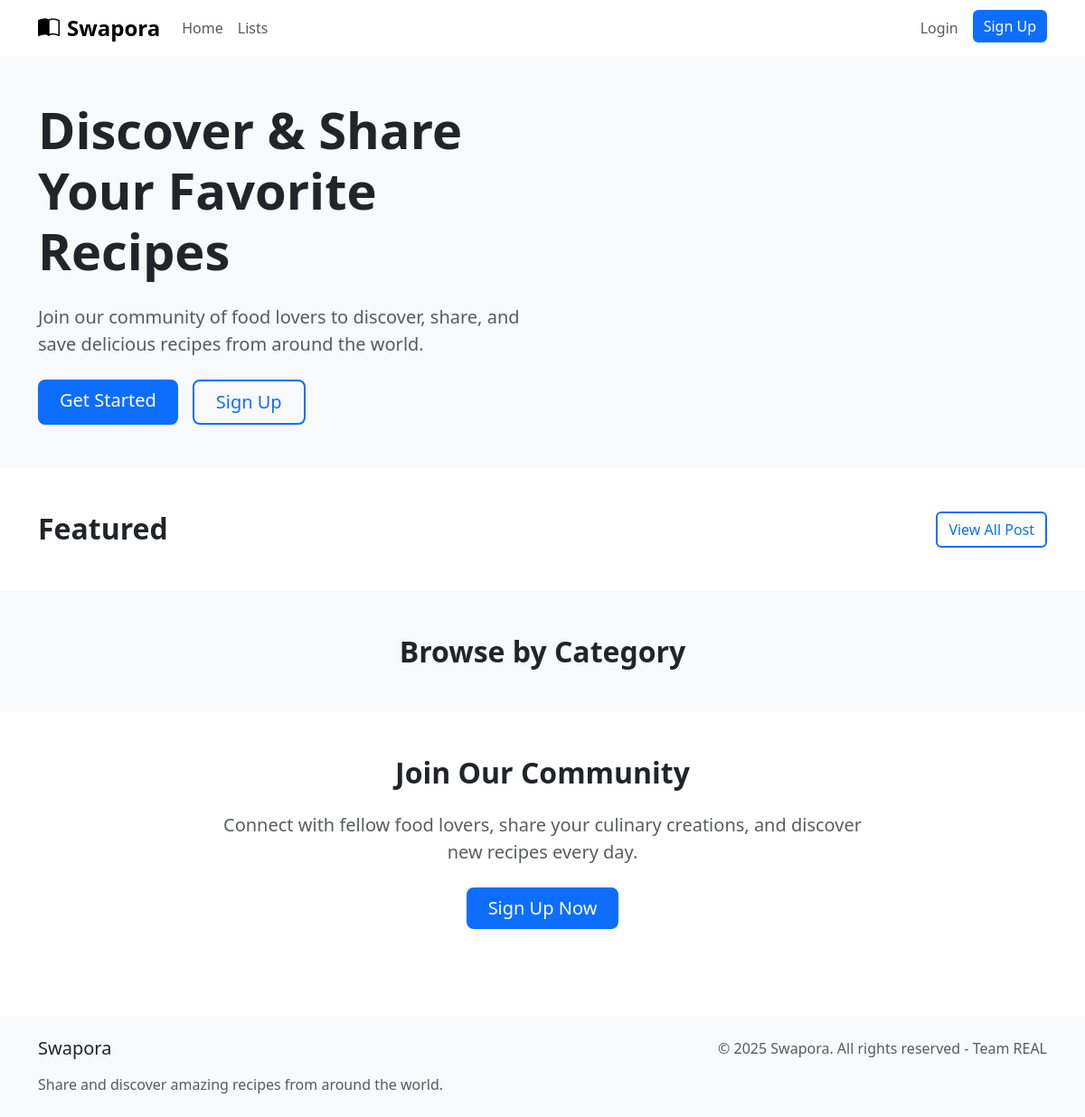
Before: / with the older database file.
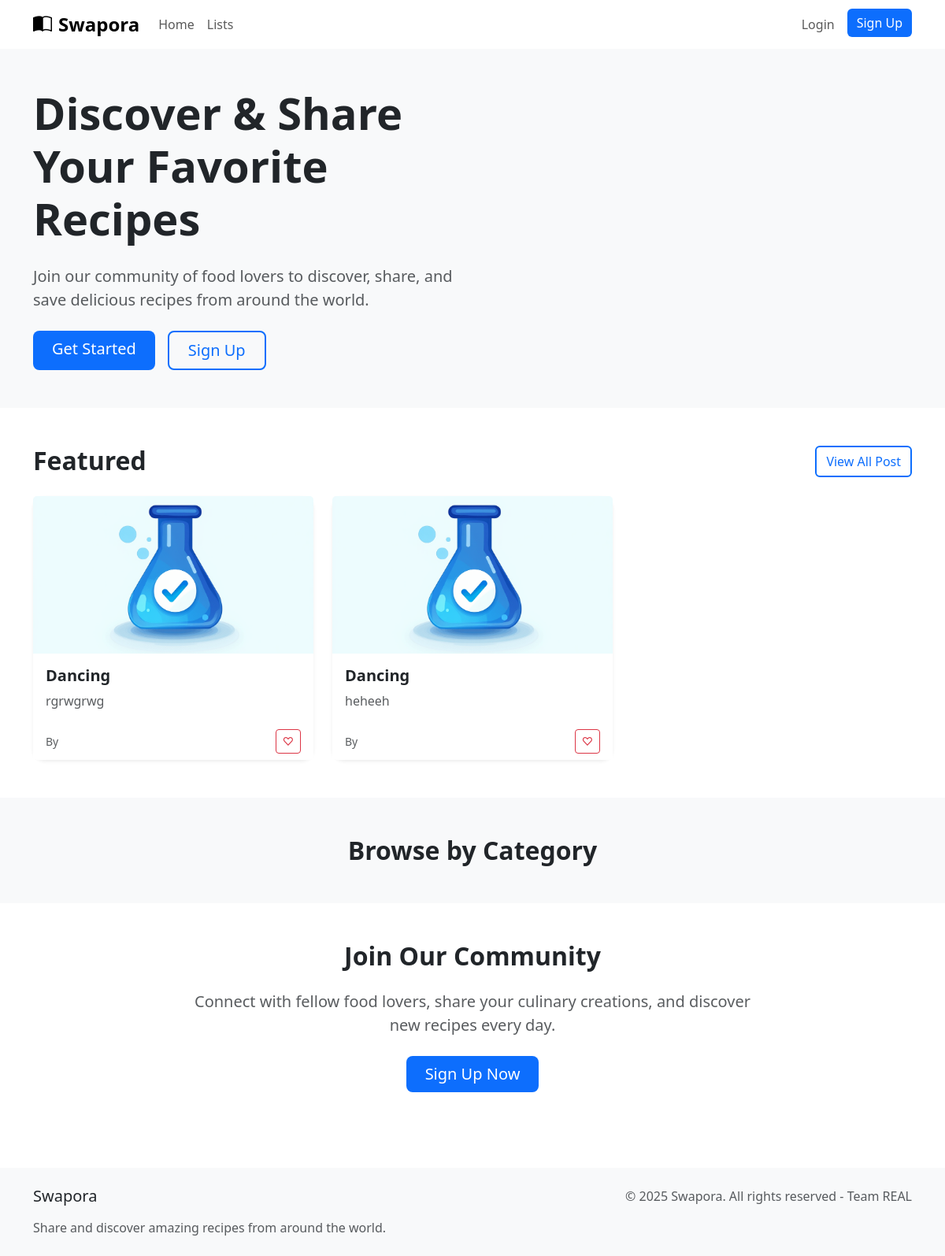
After: the same page with the newer database file.
### veggie/models.py (models this page shows)
class Recipe(models.Model):
    user = models.ForeignKey(User , on_delete=models.SET_NULL , null = True , blank = True)
    recipe_name = models.CharField(max_length=100)
    recipe_des = models.TextField()
    recipe_image = models.ImageField(upload_to = "recipes/")
    created_at = models.DateTimeField(auto_now_add=True)

### veggie/views.py (the view)
# urls.py: 2. Add a URL to urlpatterns:  path('', views.home, name='home')
def home(request):
    featured_recipes = Recipe.objects.select_related('user').order_by('-id')[:6]
    categories = Category.objects.all()
    user_favorites = []
    if request.user.is_authenticated:
        user_favorites = Recipe.objects.filter(
            favorite__user=request.user
        )
    context = {
        'featured_recipes': featured_recipes,
        'categories': categories,
        'user_favorites': user_favorites,
    }
    return render(request, 'index.html', context)

### veggie/templates/index.html (shortened to what this page needs)
{% extends 'base.html' %}
{% block start %}
<div class="hero-section position-relative mb-5">
    <div class="container py-5">
        <div class="row align-items-center min-vh-75">
            <div class="col-lg-6">
                <h1 class="display-4 fw-bold mb-4">Discover & Share Your Favorite Recipes</h1>
                <p class="lead text-muted mb-4">Join our community of food lovers to discover, share, and save delicious recipes from around the world.</p>
                {% if not request.user.is_authenticated %}
                    <div class="d-flex gap-3">
                        <a href="{% url 'login' %}" class="btn btn-primary btn-lg px-4">Get Started</a>
                        <a href="{% url 'register' %}" class="btn btn-outline-primary btn-lg px-4">Sign Up</a>
                    </div>
                {% endif %}
            </div>
        </div>
    </div>
</div>
<div class="container mb-5">
    <div class="d-flex justify-content-between align-items-center mb-4">
        <h2 class="fw-bold mb-0">Featured</h2>
        <a href="{% url 'recipes' %}" class="btn btn-outline-primary">View All Post</a>
    </div>
    <div class="row g-4">
        {% for recipe in featured_recipes %}
        <div class="col-md-6 col-lg-4">
            <div class="card h-100 border-0 shadow-sm">
                {% if recipe.recipe_image %}
                    <img src="/media/{{recipe.recipe_image}}" class="card-img-top" style="height: 200px; object-fit: cover;" alt="{{recipe.recipe_name}}">
                {% endif %}
                <div class="card-body">
                    <h5 class="card-title fw-bold mb-2">{{recipe.recipe_name}}</h5>
                    <p class="card-text text-muted">{{recipe.recipe_des|truncatechars:100}}</p>
                </div>
                <div class="card-footer bg-white border-top-0 d-flex justify-content-between align-items-center">
                    <small class="text-muted">By {{recipe.user.username}}</small>
                    <button class="btn btn-outline-danger btn-sm favs" data-recipe-id="{{recipe.id}}">
                        {% if recipe in user_favorites %}❤️{% else %}♡{% endif %}
                    </button>
                </div>
            </div>
        </div>
        {% endfor %}
    </div>
</div>
<div class="bg-light py-5 mb-5">
    <div class="container">
        <h2 class="fw-bold text-center mb-4">Browse by Category</h2>
    </div>
</div>
<div class="container mb-5">
    <div class="row justify-content-center">
        <div class="col-lg-8 text-center">
            <h2 class="fw-bold mb-4">Join Our Community</h2>
            <p class="lead text-muted mb-4">Connect with fellow food lovers, share your culinary creations, and discover new recipes every day.</p>
            {% if not request.user.is_authenticated %}
                <a href="{% url 'register' %}" class="btn btn-primary btn-lg px-4">Sign Up Now</a>
            {% endif %}
        </div>
    </div>
</div>
{% endblock %}

### veggie/templates/base.html (shortened to what this page needs)
<!DOCTYPE html>
<html lang="en">
<head>
    <link href="https://cdn.jsdelivr.net/npm/bootstrap@5.3.0/dist/css/bootstrap.min.css" rel="stylesheet">
    <link rel="stylesheet" href="https://cdn.jsdelivr.net/npm/bootstrap-icons@1.11.2/font/bootstrap-icons.css">
</head>
<body>
    <nav class="navbar navbar-expand-lg navbar-light bg-white shadow-sm">
        <div class="container">
            <a class="navbar-brand" href="/">
                <i class="bi bi-book-half me-2"></i>Swapora
            </a>
            <div class="collapse navbar-collapse" id="navbarNav">
                <ul class="navbar-nav me-auto">
                    <li class="nav-item">
                        <a class="nav-link" href="/">Home</a>
                    </li>
                    <li class="nav-item">
                        <a class="nav-link" href="/recipes/">Lists</a>
                    </li>
                </ul>
                <ul class="navbar-nav">
                    {% if request.user.is_authenticated %}
                        <li class="nav-item dropdown">
                            <a class="nav-link dropdown-toggle" href="#" role="button" data-bs-toggle="dropdown">
                                <i class="bi bi-person-circle me-1"></i>{{ request.user.username }}
                            </a>
                            <ul class="dropdown-menu dropdown-menu-end">
                                <li><a class="dropdown-item" href="/add/">Add Post</a></li>
                                <li><a class="dropdown-item" href="/favorites/">My Favorites</a></li>
                                <li><a class="dropdown-item" href="/profile/">Profile</a></li>
                                <li><hr class="dropdown-divider"></li>
                                <li><a class="dropdown-item text-danger" href="/logout/">Logout</a></li>
                            </ul>
                        </li>
                    {% else %}
                        <li class="nav-item">
                            <a class="nav-link" href="/login/">Login</a>
                        </li>
                        <li class="nav-item">
                            <a class="btn btn-primary ms-2" href="/register/">Sign Up</a>
                        </li>
                    {% endif %}
                </ul>
            </div>
        </div>
    </nav>
    <main>
        {% block start %}{% endblock %}
    </main>
    <footer class="py-4 mt-5">
        <div class="container">
            <div class="row">
                <div class="col-md-6">
                    <h5 class="mb-3">Swapora</h5>
                    <p class="text-muted mb-0">Share and discover amazing recipes from around the world.</p>
                </div>
                <div class="col-md-6 text-md-end">
                    <p class="mb-0 text-muted">&copy; 2025 Swapora. All rights reserved - Team REAL</p>
                </div>
            </div>
        </div>
    </footer>
</body>
</html>

### veggie/templates/base.html (style rules this page uses)
body { min-height: 100vh; display: flex; flex-direction: column; }
.navbar-brand { font-weight: bold; font-size: 1.5rem; }
.nav-link { font-weight: 500; }
footer { margin-top: auto; background-color: #f8f9fa; }

### veggie/templates/index.html (style rules this page uses)
.hero-section { background-color: #f8f9fa; }
.card { border-radius: 15px; transition: transform 0.2s; }
.btn-primary { background-color: #0d6efd; border: none; transition: all 0.2s; }
.btn-outline-primary { border-width: 2px; transition: all 0.2s; }
.btn-outline-danger.favs { transition: all 0.2s; }

Changed rows visible on the page:
added Recipe: recipe_image (picture), recipe_name "Dancing", recipe_des "rgrwgrwg"
added Recipe: recipe_image (picture), recipe_name "Dancing", recipe_des "heheeh"
